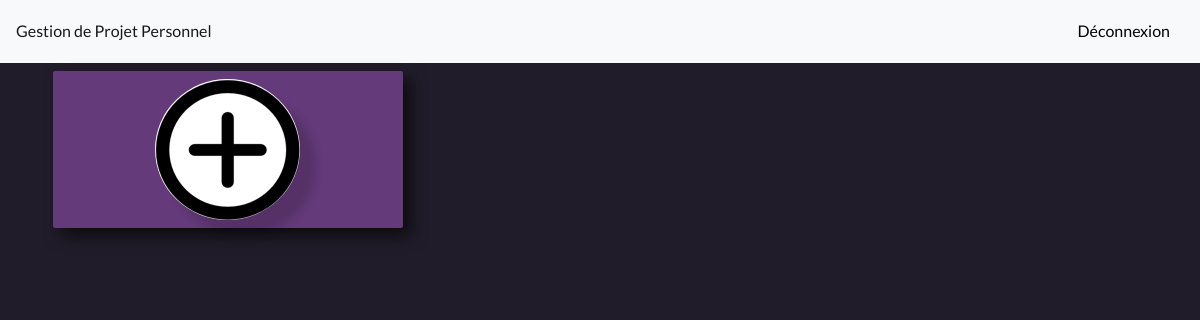
Page / (signed in) on the earlier database version.
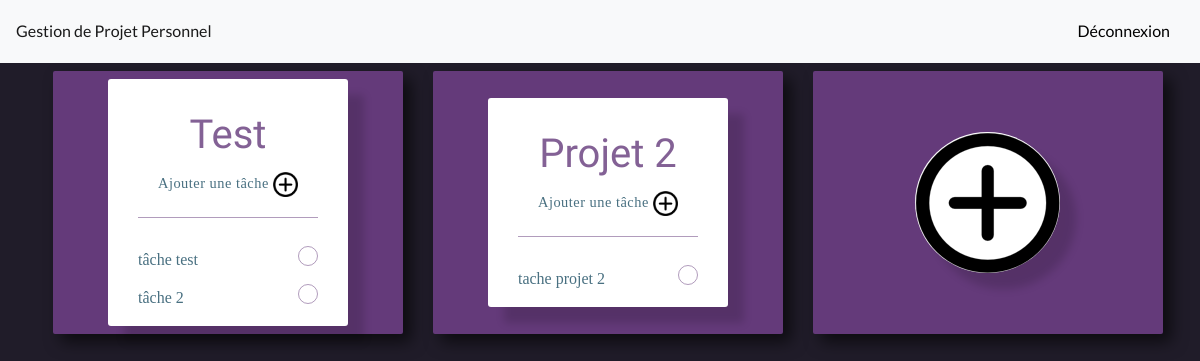
Same page on the later database version.
### projects/models.py (models this page shows, shortened)
class Project(models.Model):
    STATUS_CHOICES = [
        ('EN_ATTENTE', 'En Attente'),
        ('EN_COURS', 'En Cours'),
        ('SUSPENDU', 'Suspendu'),
        ('TERMINE', 'Terminé'),
        ('EN_EVAL', 'En Évaluation'),
        ('EXPIRE', 'Expiré'),
    ]
    name = models.CharField(max_length=200)
    status = models.CharField(max_length=20, choices=STATUS_CHOICES, default='EN_ATTENTE')

class Tache(models.Model):
    project = models.ForeignKey(Project, on_delete=models.CASCADE)
    number_order = models.IntegerField()
    description = models.TextField()
    date_end = models.DateField()
    checked = models.BooleanField(default=False)

### projects/views.py (the view)
# urls.py: 2. Add a URL to urlpatterns:  path('', views.home, name='home')
@login_required()
def home(request):
    projects = Project.objects.prefetch_related('tache_set').all()
    return render(request, 'projects/index.html', {'projects': projects})

### projects/templates/projects/index.html (shortened to what this page needs)
{% extends 'projects/base.html' %}
{% block content %}
{% load static %}
<div class="container">
    <div class="row">
        {% for project in projects %}
        <div class="col-lg-4">
            <div class="frame m-2">
                <div class="list">
                    <div class="head">
                        <div class="title">{{ project.name }}</div>
                        <div class="subtitle">
                            Ajouter une tâche
                            <a class="add-tache-btn" href="{% url 'projects:add-tache' project.id %}"><img src="{% static 'images/plus.png' %}"></a>
                        </div>
                    </div>
                    <ul>
                        {% for tache in project.tache_set.all %}
                        <li>
                            <form action="{% url 'projects:update-tache' tache.id %}" id="form-tache-{{ tache.id }}" data-tache-id="{{ tache.id }}">
                                <label for="item-{{ tache.id}}" class="text">{{ tache.description }}</label>
                                <label for="item-{{ tache.id}}" class="button"></label>
                                <div class="wrapper">
                                </div>
                            </form>
                        </li>
                        {% endfor %}
                    </ul>
                </div>
            </div>
        </div>
        {% endfor %}
        <div class="col-lg-4">
            <div class="frame m-2">
                <div class="add-project">
                    <a href="{% url 'projects:add-project' %}"><img src="{% static 'images/plus.png' %}"></a>
                </div>
            </div>
        </div>
    </div>
</div>
{% endblock %}

Differences in the rows shown:
added Project: name "Test"
added Tache: description "tâche test", shown under "Test"
added Tache: description "tâche 2", shown under "Test"
added Project: name "Projet 2"
added Tache: description "tache projet 2", shown under "Projet 2"
